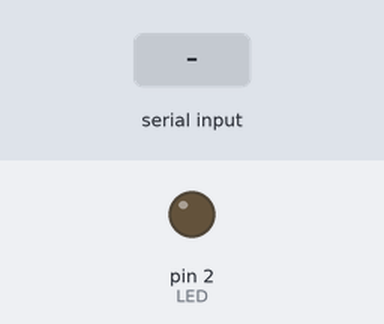
This sketch was run on a simulated Arduino Uno, built with avr-gcc and run on an emulated ATmega328P. Parts: output pins drawn as LEDs (lit = HIGH). The test bench sets the inputs (shaded band).

Above: at 1.2 s.
1.3 s: "1" received over Serial
At 1.7 s:
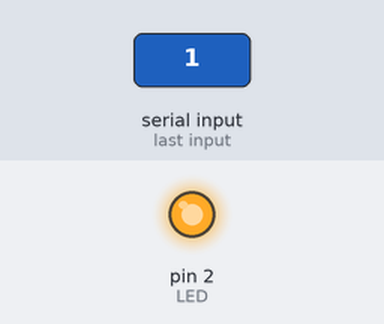
2.8 s: "0" received over Serial
At 4.0 s:
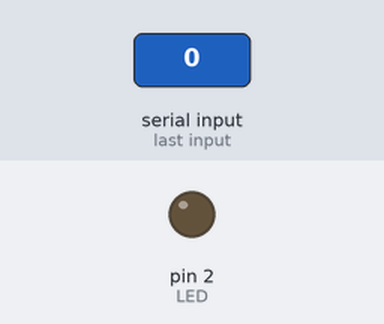
Timing chart, 0 to 5.8 s (numbered marks = the images above; inputs shaded):
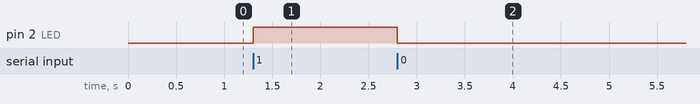

The sketch:

program_2.ino
```cpp
#define LED 2

void setup(){
  pinMode(LED, OUTPUT);
  Serial.begin(9600);
}

void loop(){
  if (Serial.available() > 0) {
	char c = Serial.read();
    if (c == '1') {
		digitalWrite(LED, HIGH);
    } else {
		digitalWrite(LED, LOW);
    }
  }
}
```

Measured:
- after the input at 1.3 s, pin 2 (LED): LOW → HIGH at once
- after the input at 2.8 s, pin 2 (LED): HIGH → LOW at once
